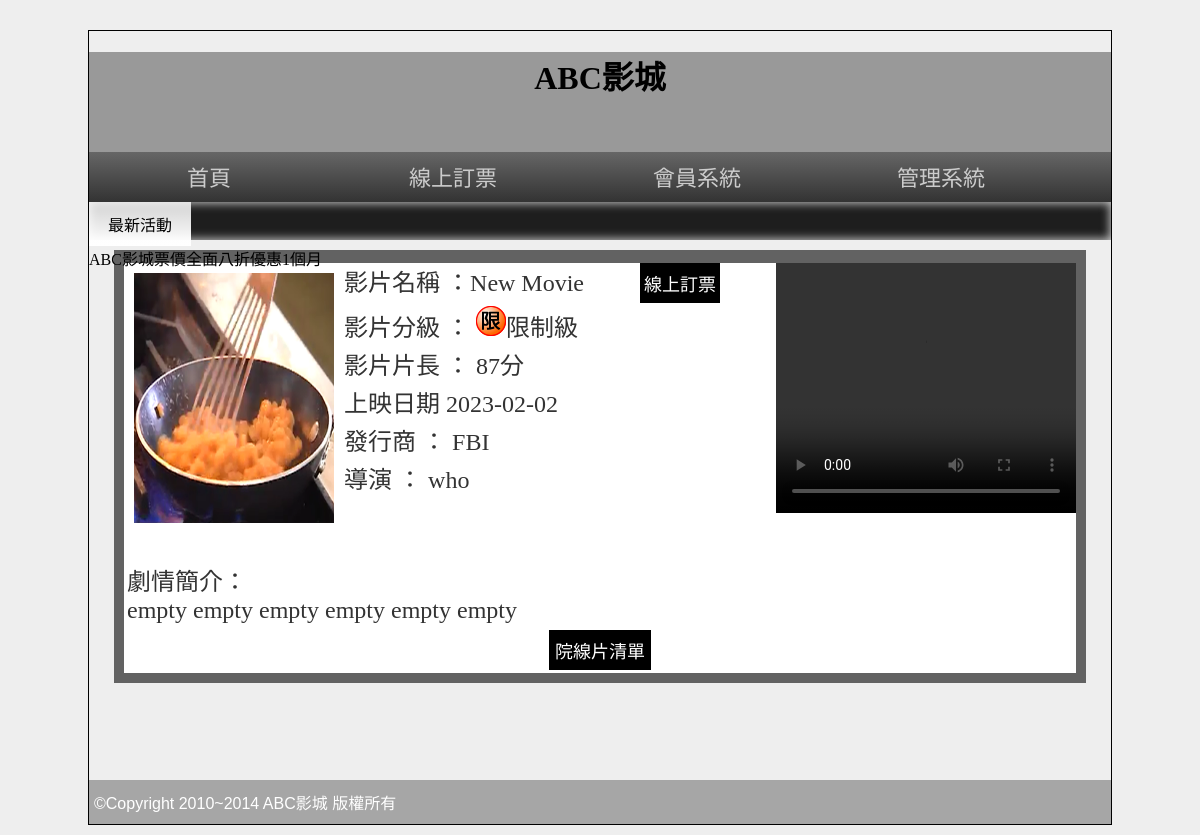
The app's page /?do=intro&id=5 with its own data.
### tables this page shows
CREATE TABLE `movie` (
  `id` int(10) UNSIGNED NOT NULL,
  `name` text NOT NULL,
  `level` int(1) UNSIGNED NOT NULL,
  `length` int(3) UNSIGNED NOT NULL,
  `ondate` date NOT NULL,
  `publish` text NOT NULL,
  `directior` text NOT NULL,
  `trailer` text NOT NULL,
  `poster` text NOT NULL,
  `intro` text NOT NULL,
  `rank` int(10) UNSIGNED NOT NULL,
  `sh` int(1) UNSIGNED NOT NULL DEFAULT 1
);

### api/base.php (called while the page is built, shortened)
<?php
$Movie = new DB('movie');
class DB
{
    protected $dsn = "mysql:host=localhost;charset=utf8;dbname=db30";
    protected $table;
    protected $pdo;
    public function __construct($table)
    {
        $this->table = $table;
        $this->pdo = new PDO($this->dsn, 'root', '');
    }
    public function find($args)
    {
        $sql = " SELECT * FROM `$this->table` WHERE ";
        if (is_array($args)) {
            $sql .= join(" && ", $this->arrayToSqlArray($args));
        } else {
            $sql .= "`id`= " . $args;
        }
        return $this->pdo->query($sql)->fetch(PDO::FETCH_ASSOC);
    }
}

### front/intro.php (the view)
<?php
$row = $Movie->find($_GET['id']);
?>
<div class="tab rb" style="width:95%;">
  <div style="background:#FFF; width:100%; color:#333; text-align:left">
    <video src="./upload/<?= $row['trailer']; ?>" width="300px" height="250px" controls="" style="float:right;"></video>
    <font style="font-size:24px">
      <img src="./upload/<?= $row['poster']; ?>" width="200px" height="250px" style="margin:10px; float:left">
      <p style="margin:3px">影片名稱 ：<?= $row['name']; ?>
        <input type="button" value="線上訂票" onclick="location.href='?do=order&id=<?= $row['id']; ?>'" style="margin-left:50px; padding:2px 4px" class="b2_btu">
      </p>
      <p style="margin:3px">影片分級 ： <img src="./icons/03C0<?= $row['level']; ?>.png" style="display:inline-block;"><?= $Movie->level[$row['level']]; ?></p>
      <p style="margin:3px">影片片長 ： <?= $row['length']; ?>分</p>
      <p style="margin:3px">上映日期 <?= $row['ondate']; ?></p>
      <p style="margin:3px">發行商 ： <?= $row['publish']; ?></p>
      <p style="margin:3px">導演 ： <?= $row['directior']; ?></p>
      <br>
      <br>
      <p style="margin:10px 3px 3px 3px; word-break:break-all"> 劇情簡介：<br>
        <?= $row['intro']; ?>
      </p>
    </font>
    <table width="100%" border="0">
      <tbody>
        <tr>
          <td align="center"><input type="button" value="院線片清單" onclick="lof('?')"></td>
        </tr>
      </tbody>
    </table>
  </div>
</div>

### css/css.css (style rules this page uses)
body { background: #eee; font-family: 微軟正黑體; }
input[type='button'], input[type='submit'], input[type='reset'], button, .button { min-width: 70px; min-height: 40px; background: #000; color: #fff; border: none; cursor: pointer; font-size: 18px; text-decoration: none; }
.rb { background: rgba(39, 39, 39, 0.7); color: rgba(255, 255, 255, 0.9); }
.tab { width: 80%; display: block; margin-left: auto; margin-right: auto; min-height: 100px; padding: 10px; }

### records on screen
movie: poster (picture), name "New Movie", level "限制級", length "87", ondate "2023-02-02", publish "FBI", directior "who", intro "empty empty empty empty empty empty"
